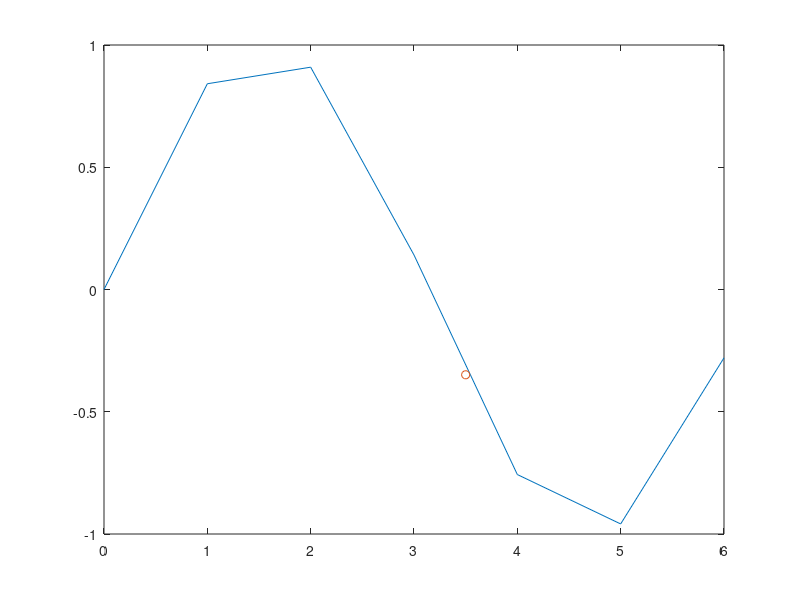

Here is the MATLAB script that generated this plot:
clear all;
close all;
clc;
dataX=0:6;
dataY=[0 0.8415 0.9093 0.1411 -0.7568 -0.9589 -0.2794]
n=length(dataX);
x=3.5;
sum=0;
for i=1:n
    prod=1;
    for j=1:n
        if i~=j
            prod=prod.*((x-dataX(j))/(dataX(i)-dataX(j)));
        end
    end
    sum=sum+prod.*dataY(i);
end
y=sum;
plot(dataX,dataY)
hold on
plot(x,y,'o')
